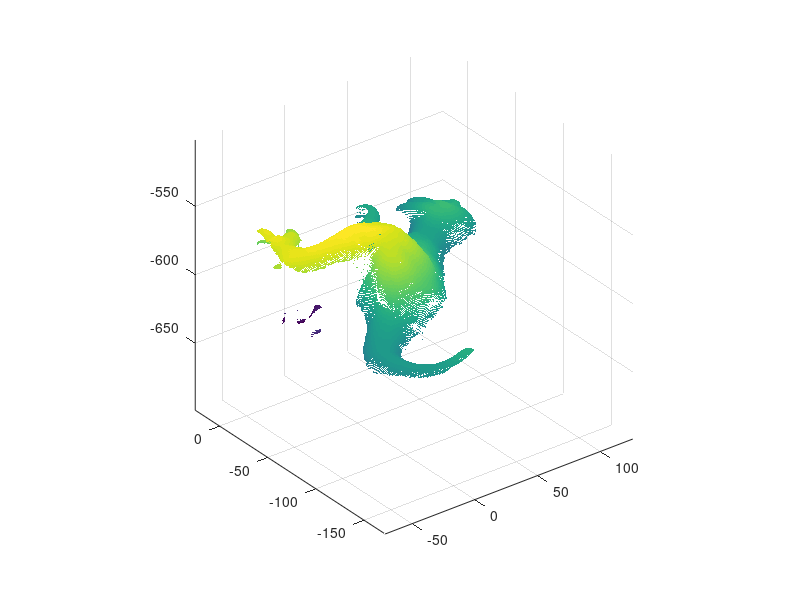

Reproduce this figure in MATLAB. (Note: this script raises an error after producing the figure.)
load trex.dat;
figure;scatter3(trex(:,1),trex(:,2),trex(:,3),	1,trex(:,3),'.');axis equal;
trex_com = mirt_dctn(trex);
figure;scatter3(trex_com(:,1),trex_com(:,2),trex_com(:,3),	1,trex_com(:,3),'.');axis equal;
